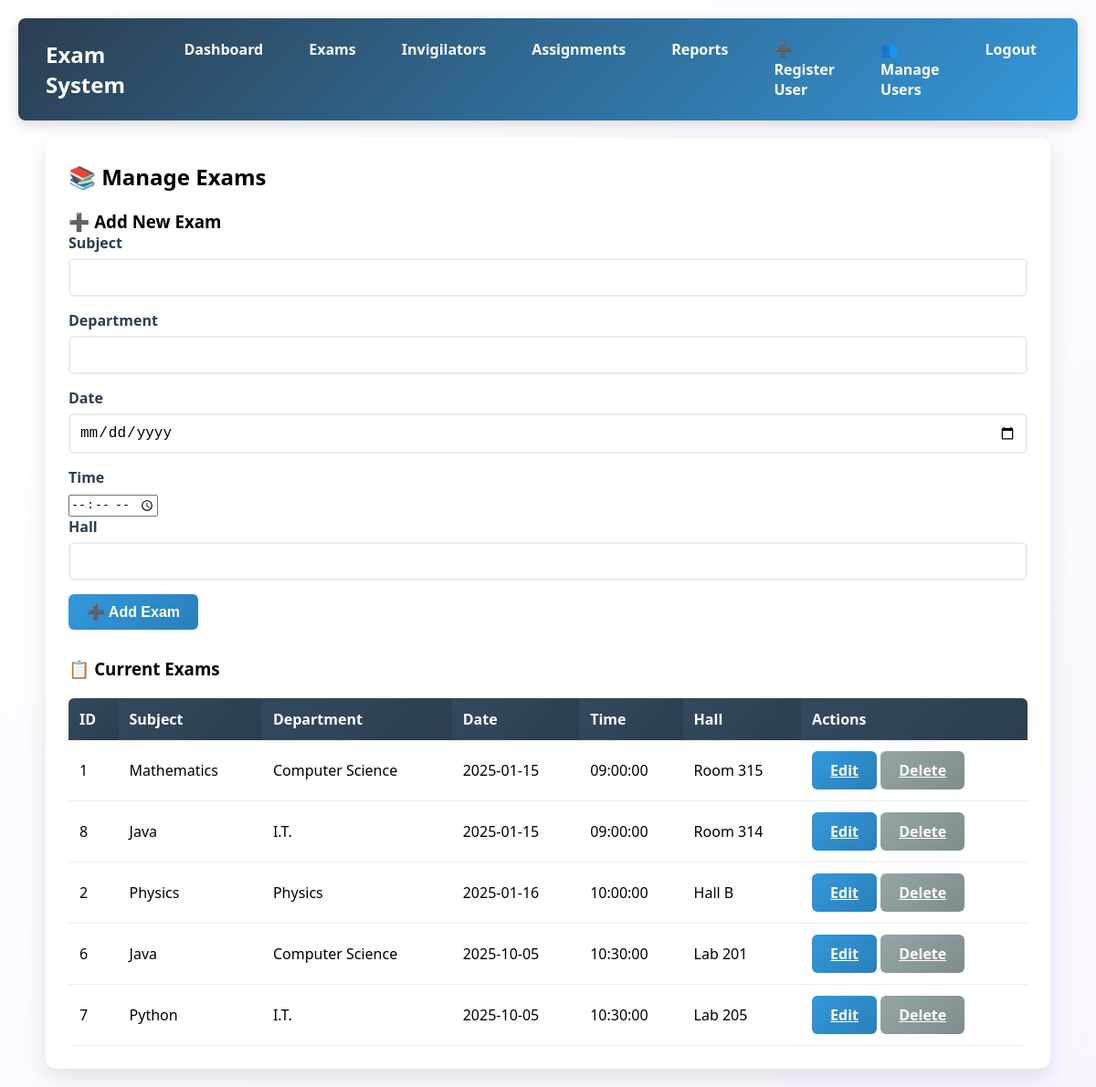
The app's page /manage_exams.php (signed in) with its own data.
### tables this page shows
CREATE TABLE `exams` (
  `exam_id` int(11) NOT NULL,
  `subject` varchar(100) NOT NULL,
  `dept` varchar(100) NOT NULL,
  `exam_date` date NOT NULL,
  `exam_time` time NOT NULL,
  `hall` varchar(50) NOT NULL
);

### manage_exams.php (the view, shortened to what this page needs)
<?php
include("includes/db_connect.php");
$edit_exam = null;
$result = $conn->query("SELECT * FROM exams ORDER BY exam_date, exam_time");
?>
<!DOCTYPE html>
<html lang="en">
<head>
    <link rel="stylesheet" href="assets/css/style.css">
</head>
<body>
<?php include("includes/header.php"); ?>
<div class="container">
    <h2>📚 Manage Exams</h2>
    <form method="POST" class="form">
        <h3><?= $edit_exam ? "✏️ Edit Exam (ID: {$edit_exam['exam_id']})" : "➕ Add New Exam" ?></h3>
        <div class="form-group">
            <label>Subject</label>
            <input type="text" name="subject" class="form-control" required
                   value="<?= $edit_exam ? htmlspecialchars($edit_exam['subject']) : "" ?>">
        </div>
        <div class="form-group">
            <label>Department</label>
            <input type="text" name="dept" class="form-control" required
                   value="<?= $edit_exam ? htmlspecialchars($edit_exam['dept']) : "" ?>">
        </div>
        <div class="form-group">
            <label>Date</label>
            <input type="date" name="exam_date" class="form-control" required
                   value="<?= $edit_exam ? $edit_exam['exam_date'] : "" ?>">
        </div>
        <div class="form-group">
            <label>Time</label>
            <input type="time" name="exam_time" class="form-control" required
                   value="<?= $edit_exam ? $edit_exam['exam_time'] : "" ?>">
        </div>
        <div class="form-group">
            <label>Hall</label>
            <input type="text" name="hall" class="form-control" required
                   value="<?= $edit_exam ? htmlspecialchars($edit_exam['hall']) : "" ?>">
        </div>
        <button type="submit" name="<?= $edit_exam ? 'update_exam' : 'add_exam' ?>" class="btn btn-primary">
            <?= $edit_exam ? "💾 Update Exam" : "➕ Add Exam" ?>
        </button>
    </form>
    <h3 style="margin-top:30px;">📋 Current Exams</h3>
    <table class="table">
        <thead>
            <tr>
                <th>ID</th>
                <th>Subject</th>
                <th>Department</th>
                <th>Date</th>
                <th>Time</th>
                <th>Hall</th>
                <th>Actions</th>
            </tr>
        </thead>
        <tbody>
        <?php while($row = $result->fetch_assoc()): ?>
            <tr>
                <td><?= $row['exam_id'] ?></td>
                <td><?= htmlspecialchars($row['subject']) ?></td>
                <td><?= htmlspecialchars($row['dept']) ?></td>
                <td><?= $row['exam_date'] ?></td>
                <td><?= $row['exam_time'] ?></td>
                <td><?= htmlspecialchars($row['hall']) ?></td>
                <td>
                    <a href="manage_exams.php?edit=<?= $row['exam_id'] ?>" class="btn btn-primary">Edit</a>
                    <a href="manage_exams.php?delete=<?= $row['exam_id'] ?>"
                       class="btn btn-secondary "
                       onclick="return confirm('Are you sure you want to delete this exam?')">Delete</a>
                </td>
            </tr>
        <?php endwhile; ?>
        </tbody>
    </table>
</div>
</body>
</html>

### assets/css/style.css (style rules this page uses)
* { margin: 0; padding: 0; box-sizing: border-box; }
body { font-family: 'Segoe UI', Tahoma, Geneva, Verdana, sans-serif; background: linear-gradient(135deg, #ffffffff 0%, #faf5ffff 100%); min-height: 100vh; padding: 20px; }
.container { max-width: 1100px; margin: 0 auto; background: white; border-radius: 12px; box-shadow: 0 10px 25px rgba(0,0,0,0.1); padding: 25px; }
form { margin-top: 20px; }
label { display: block; margin-bottom: 6px; font-weight: 600; color: #2c3e50; }
input[type="text"], input[type="password"], input[type="email"], input[type="number"], input[type="date"], select { width: 100%; padding: 10px; border: 2px solid #e9ecef; border-radius: 6px; margin-bottom: 15px; font-size: 1rem; transition: all 0.3s ease; }
.btn { padding: 10px 20px; border-radius: 6px; font-size: 1rem; font-weight: 600; cursor: pointer; border: none; transition: 0.3s; display: inline-block; }
.btn-primary { background: linear-gradient(135deg, #3498db, #2980b9); color: white; }
.btn-secondary { background: linear-gradient(135deg, #95a5a6, #7f8c8d); color: white; }
.table { width: 100%; border-collapse: collapse; margin-top: 20px; border-radius: 6px; overflow: hidden; }
.table th { background: linear-gradient(135deg, #34495e, #2c3e50); color: white; padding: 12px; text-align: left; }
.table td { padding: 12px; border-bottom: 1px solid #e9ecef; }

### records on screen
exams: exam_id "1", subject "Mathematics", dept "Computer Science", exam_date "2025-01-15", exam_time "09:00:00", hall "Room 315"
exams: exam_id "8", subject "Java", dept "I.T.", exam_date "2025-01-15", exam_time "09:00:00", hall "Room 314"
exams: exam_id "2", subject "Physics", dept "Physics", exam_date "2025-01-16", exam_time "10:00:00", hall "Hall B"
exams: exam_id "6", subject "Java", dept "Computer Science", exam_date "2025-10-05", exam_time "10:30:00", hall "Lab 201"
exams: exam_id "7", subject "Python", dept "I.T.", exam_date "2025-10-05", exam_time "10:30:00", hall "Lab 205"
